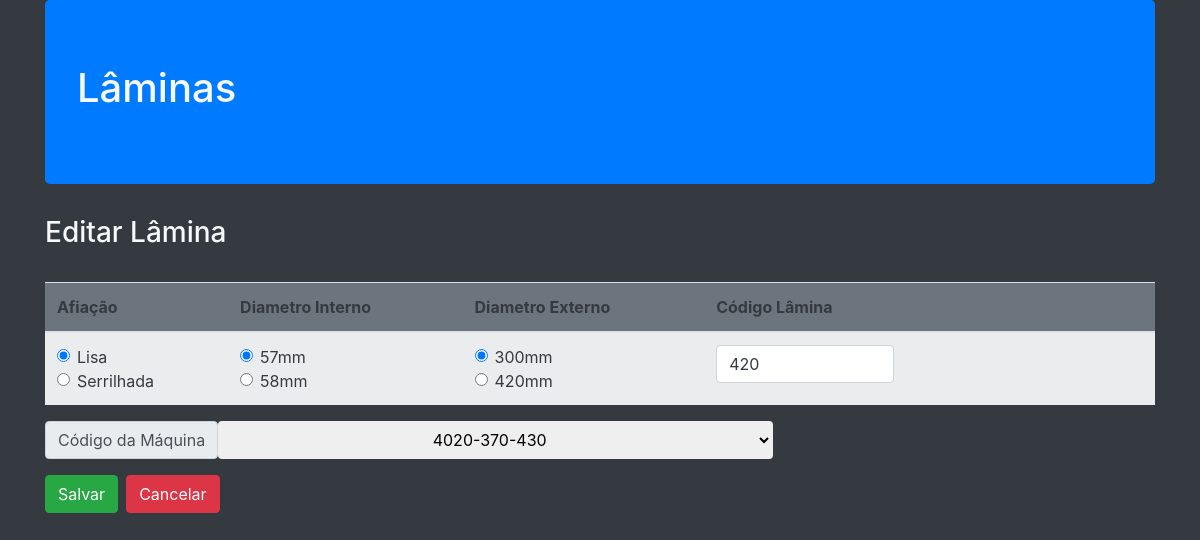
The page /Laminas/EditarLamina.php?lamina=420 on the database its author committed.
### tables this page shows
CREATE TABLE `lamina` (
  `cod_lamina` int(11) NOT NULL,
  `afiacao` varchar(50) NOT NULL,
  `diam_externo` varchar(10) NOT NULL,
  `diam_interno` varchar(10) NOT NULL,
  `cod_maq` varchar(20) NOT NULL
);

### Vendedor/App/Db/Conexao.class.php (called while the page is built, shortened)
<?php
class Conexao{
private $table;
private $connection;
public function __construct($table=null)
{
    $this->table= $table;
}
private function Conexao(){
    $username='root';
    $password='';
   try{
        $this->connection= new PDO ('mysql:host=localhost;dbname=cadastro_maquinas',$username, $password);
        $this->connection->setAttribute(PDO::ATTR_ERRMODE,PDO::ERRMODE_EXCEPTION);
    }catch(PDOException $e){
        die('ERROR:'.$e->getMessage());
}
}
public function execute($query,$params=[]){
    try{
        $statement = $this->connection->prepare($query);
        $statement->execute($params);
        return $statement;
    }catch(PDOException $e){
        die('ERROR:'.$e->getMessage());
    }
}
public function select($where=null,$order=null,$limit=null,$fields='*'){
    $where= strlen($where)?'WHERE '.$where:'';
    $order= strlen($order)?'ORDER BY '.$order:'';
    $limit= strlen($limit)?'LIMIT '.$limit:'';
    $query='SELECT '.$fields.' FROM '.$this->table.' '.$where.' '.$order.' '.$limit;
    return $this->execute($query);
}
}
?>

### Vendedor/App/Entity/Maquina.class.php (called while the page is built, shortened)
<?php
require_once ('../Vendedor/App/Db/Conexao.class.php');
class Maquina{
public static function getMaquinas($where=null,$order=null,$limit=null,$fields='*'){
return (new Conexao('maquina'))->select($where,$order,$limit,$fields)
                                ->fetchAll(PDO::FETCH_CLASS,self::class);
}
}
?>

### Vendedor/App/Entity/Lamina.class.php (called while the page is built, shortened)
<?php
require_once ('../Vendedor/App/Db/Conexao.class.php');
class Lamina{
public static function getLamina($cod_lamina){
    return (new Conexao('lamina'))->select("cod_lamina ='".$cod_lamina."'")
                                    ->fetchObject(self::class);
}
}
?>

### Laminas/EditarLamina.php (the view, shortened to what this page needs)
<?php
require_once ('../Vendedor/App/Entity/Maquina.class.php');
require_once ('../Vendedor/App/Entity/Lamina.class.php');
$imprime='';
$maquinas = Maquina::getMaquinas();
$obLamina= Lamina:: getLamina($_GET['lamina']);
foreach ($maquinas as $maquina){
     if($maquina->cod_maq==$obLamina->cod_maq){
         $imprime.='<option  name="cod_maq" selected >'.$maquina->cod_maq.'</option>';
     }else{
     $imprime.='<option  name="cod_maq" >'.$maquina->cod_maq.'</option>';
     }
 }
require ('./Header.php');
?>
<h3>Editar Lâmina</h3>
<?php
require ('./FormularioLamina.php');
require ('./Footer.php');
?>

### Laminas/FormularioLamina.php (shortened to what this page needs)
<br>
<form method="POST">
<div class="text-dark bg-light">
    <table class="table  table-striped">
                <thead class="bg-secondary">
                    <tr>
                        <th>Afiação</th>
                        <th>Diametro Interno</th>
                        <th>Diametro Externo</th>
                        <th>Código Lâmina</th>
                    </tr>
                </thead>
                <tbody class="table-white text-dark">
                    <tr>
                        <td> <div class="form-check">
                                    <input type="radio" class="form-check-input" name="afiacao" <?= $obLamina->afiacao=='Lisa'?'checked':'' ?> value="Lisa">
                                    <label for="lisa"class="form-check-label">Lisa</label>
                                </div>
                                <div class="form-check">
                                    <input type="radio" class="form-check-input" name="afiacao" <?= $obLamina->afiacao=='Serrilhada'?'checked':'' ?> value="Serrilhada">
                                    <label for="serrilhada"class="form-check-label">Serrilhada</label>
                                </div></td>
                        <td> <div class="form-check">
                                    <input type="radio" id="57" class="form-check-input" name="interno" <?= $obLamina->diam_interno=='57'?'checked':'' ?> value="57">
                                    <label for="57"class="form-check-label">57mm</label>
                                </div>
                                <div class="form-check">
                                    <input type="radio" id="58"class="form-check-input" name="interno" <?= $obLamina->diam_interno=='58'?'checked':'' ?> value="58">
                                    <label for="58"class="form-check-label">58mm</label>
                                </div></td>
                                <td> <div class="form-check">
                                    <input type="radio" id="300" class="form-check-input" name="externo" <?= $obLamina->diam_externo=='300'?'checked':'' ?> value="300">
                                    <label for="300"class="form-check-label">300mm</label>
                                </div>
                                <div class="form-check">
                                    <input type="radio" id="420"class="form-check-input" name="externo" <?= $obLamina->diam_externo=='420'?'checked':'' ?> value="420">
                                    <label for="420"class="form-check-label">420mm</label>
                                </div></td>
                        <td><input type="text" name="cod_lamina" value="<?php if(isset($obLamina->cod_lamina)){echo $obLamina->cod_lamina;}?>" class="form-control text-dark col-5"></td>
                    </tr>
                </tbody>
</table>
</div>
<div class="input-group mb-3 text-dark bg-dark">
                 <label for="cod_maq" class="input-group-text">Código da Máquina</label>
                 <select name="cod_maq" class="btn col-6 form-select">
                    <?php $imprime==''?$imprime='<option>Não há máquinas cadastradas</option>':$imprime;
                    echo $imprime?>
                 </select>
            </div>
            <input type="submit" class="btn btn-success mr-2"name="salvar" value="Salvar"><a class="btn btn-danger" href="./ListaLamina.php">Cancelar</a>
</form>

### rows shown on the page
lamina: afiacao "☑", diam_interno "☑ 57mm", diam_interno "☐ 58mm", diam_externo "☑ 300mm", diam_externo "☐ 420mm", cod_lamina "420"

### other values the page prints
form field cod_maq "4020-370-430"
